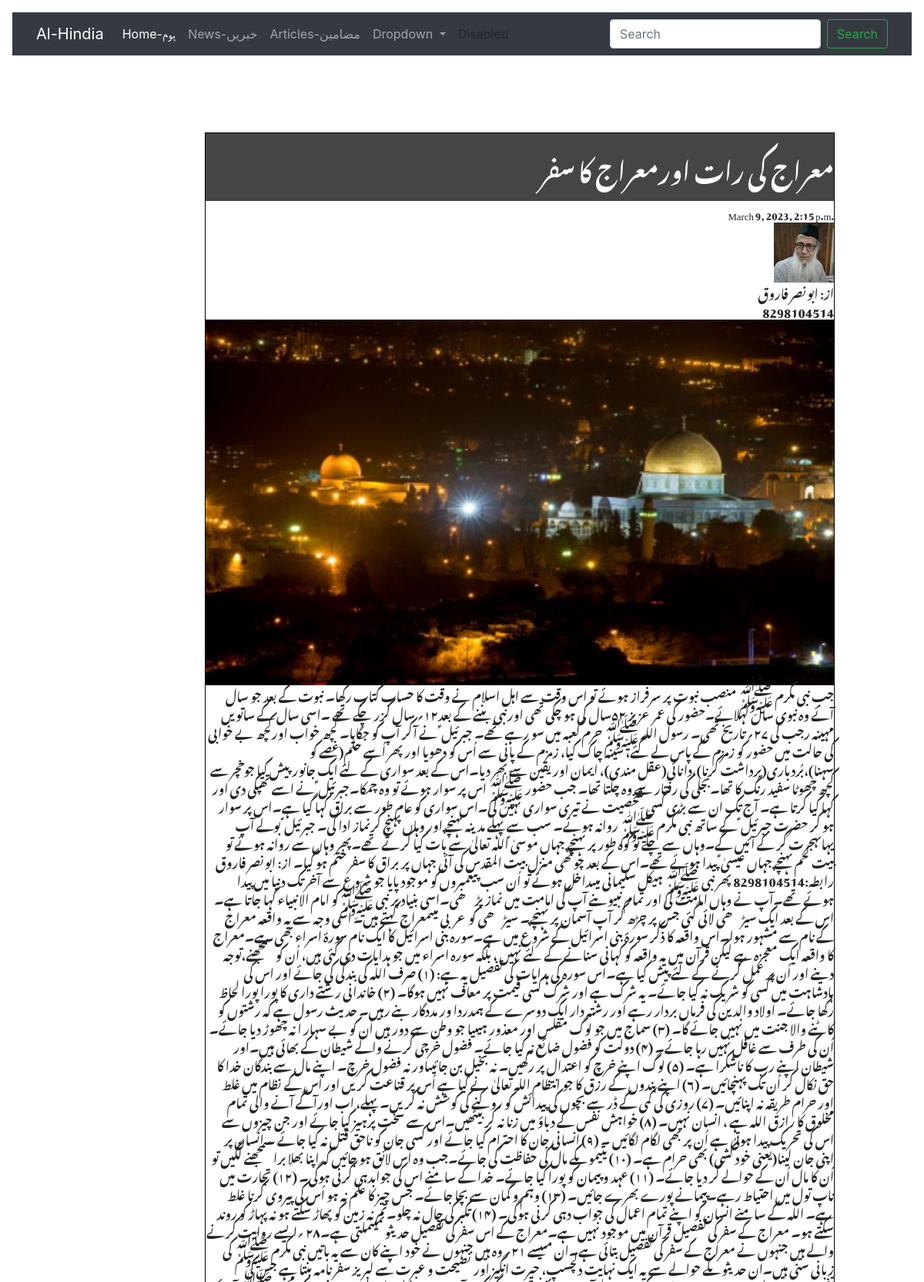
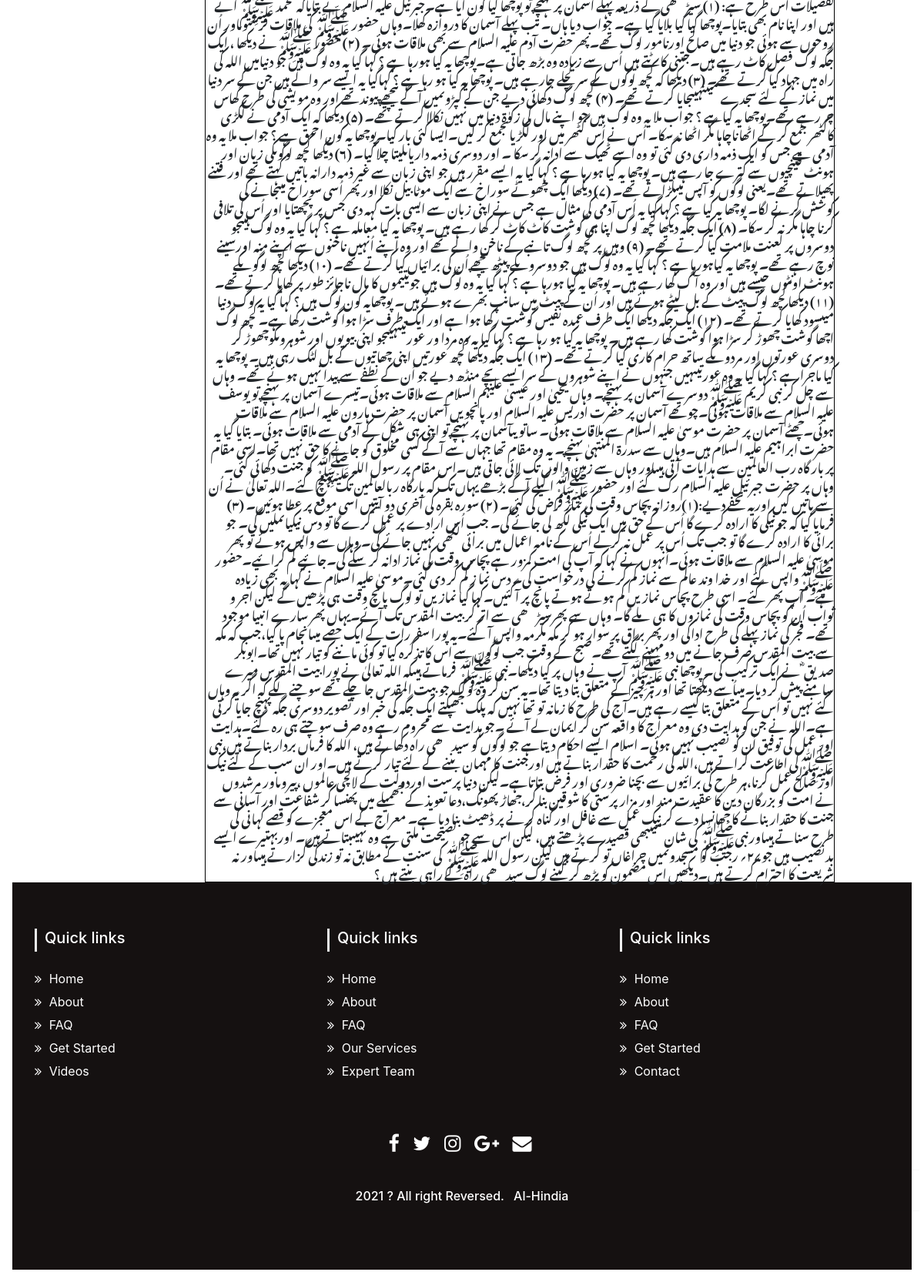
/myblog/3, run on the app's committed database (2 pictures, top to bottom).
### myblog/models.py (models this page shows)
class Articles(models.Model):
    title = models.CharField(max_length=225)
    visual = models.FileField(upload_to = 'News',max_length=250, null= True, default=None)
    contnt = models.TextField(default=None)
    writer_name = models.CharField(max_length=100)
    phone = models.CharField(null=False, unique=True, max_length=10)
    writer_img = models.FileField(upload_to = 'Article',max_length=250, null= True, default=None)
    data_added = models.DateTimeField(auto_now_add=True)

### myblog/views.py (the view)
# urls.py: path('<int:id>', detail_page, name="detail"),
def detail_page(request,id):
    obj = get_object_or_404(Articles, pk=id)
    return render(request, 'detail.html', {'obj':obj})

### template/detail.html
{% extends 'base.html' %}
{% load static %}
{% block content %}
<link rel="stylesheet" type="text/css" href="{% static 'css/detail.css' %}"/>
    <div class="section">
        <div class="writer">
        <h2 style="text-align: right; background-color: rgb(70, 69, 69);"> <div class="title">{{obj.title}}</div> </h2>
        <small><div class="time" id="row21">{{obj.data_added}}</div></small>
        <div class="photo" id="row12"><img src="/media/{{obj.writer_img}}" alt="..."/></div>
        <div class="contact" id="row23">{{obj.writer_name}}</div>
        <div class="name" id="row22">{{obj.phone}}</div>
        </div>
        <div class="pic"><img src="/media/{{obj.visual}}" alt="..."/ width=100%></div>
        <div class="content">{{obj.contnt | safe }}</div>
    </div>
{% endblock %}

### static/css/detail.css (style rules this page uses)
.section { border: 0.01px solid black; width: 70%; margin-left: auto; margin-right: 100px; margin-top: 100px; font-family: 'Noto Nastaliq Urdu', serif; }
.writer { text-align: right; }
.content { text-align: right; }

### template/header.html (style rules this page uses)
h2 { padding: 25px 0; text-align: center; color: #fff; background: #7c8490; }

### data on the page
Articles: title "معراج کی رات اورمعراج کا سفر", data_added "March 9, 2023, 2:15 p.m.", writer_img (picture), writer_name "از: ابونصر فاروق", phone "8298104514", visual (picture), contnt "جب نبی مکرم ﷺ منصب نبوت پر سرفراز ہوئے تو اس وقت سے اہل اسلام نے وقت کا حساب کتاب رکھا۔ نبوت کے بعد جو سال آئے وہ نبوی سال کہلائے۔حضور کی عمر عزیز ۵۲سال کی ہو چکی تھی اورنبی بننے کے بعد۱۲؍ سال گزر چکے تھے ۔اسی سال کے ساتویں مہینہ رجب کی ۲۷؍ تاریخ تھی۔ رسول اللہ ﷺ حرم کعبہ میں سو رہے تھے۔ جبرئیل ؑ نے آکر آپ کو جگایا۔ کچھ خواب اورکچھ بے خوابی کی حالت میں حضور کو زمزم کے پاس لے گئے، سینہ چاک کیا، زمزم کے پانی سے اُس کو دھویا اور پھر اُسے حلم(غصے کو سہنا)،بُردباری(برداشت کرنا)،دانائی(عقل مندی)، ایمان اور یقین سے بھر دیا۔اس کے بعد سواری کے لئے ایک جانورپیش کیا جوخچر سے کچھ چھوٹا سفید رنگ کا تھا۔بجلی کی رفتار سے وہ چلتا تھا۔ جب حضور ﷺ اس پر سوار ہوئے تو وہ چمکا۔جبرئیل ؑ نے اسے تھپکی دی اور کہا…"
